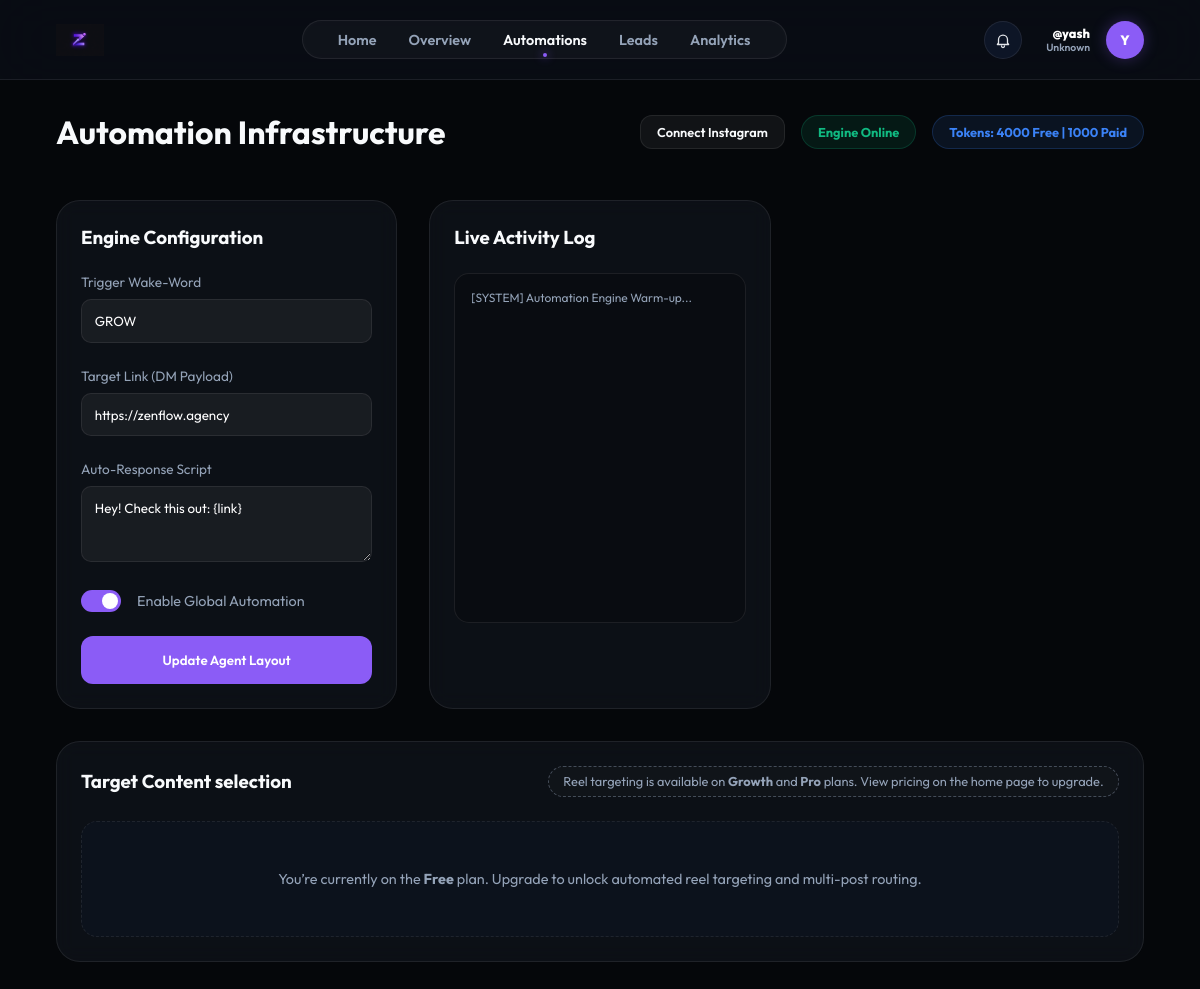
The page /automations (signed in) on the database its author committed.
### models.py (models this page shows)
class User(db.Model):
    id = db.Column(db.Integer, primary_key=True)
    username = db.Column(db.String(80), unique=True, nullable=False)
    email = db.Column(db.String(120), unique=True)
    password_hash = db.Column(db.String(256))
    full_name = db.Column(db.String(100))
    fb_user_id = db.Column(db.String(120), unique=True)
    ig_user_id = db.Column(db.String(120), unique=True)
    fb_access_token = db.Column(db.Text)
    ig_access_token = db.Column(db.Text)
    token_expires_at = db.Column(db.DateTime)
    ig_username = db.Column(db.String(100))  # Store Instagram username separately
    ig_password_encrypted = db.Column(db.Text)  # Encrypted password
    ig_session_data = db.Column(db.Text)  # Store session data for direct API
    plan = db.Column(db.String(50), default="Free")
    used_founding_coupon = db.Column(db.Boolean, default=False)
    niche = db.Column(db.String(50))
    bio = db.Column(db.Text)
    avatar = db.Column(db.String(10))
    followers = db.Column(db.Integer, default=0)
    following = db.Column(db.Integer, default=0)
    free_tokens = db.Column(db.Integer, default=4000)
    paid_tokens = db.Column(db.Integer, default=0)
    tokens_reset_at = db.Column(db.DateTime, default=datetime.utcnow)
    is_admin = db.Column(db.Boolean, default=False)
    funnels = db.relationship('Funnel', backref='owner', lazy=True)
    leads = db.relationship('Lead', backref='owner', lazy=True)

class Funnel(db.Model):
    id = db.Column(db.Integer, primary_key=True)
    user_id = db.Column(db.Integer, db.ForeignKey('user.id'), nullable=False)
    wakeword = db.Column(db.String(50), default="GROW")
    script = db.Column(db.Text)
    link = db.Column(db.String(200))
    active = db.Column(db.Boolean, default=True)

### app.py (the view)
@app.route('/automations')
def automations():
    ctx = get_dashboard_context()
    if not ctx: return redirect(url_for('login_ui'))
    return render_template('automations.html', **ctx)

### templates/automations.html (shortened to what this page needs)
{% extends "base.html" %}
{% block content %}
<header class="top-bar">
    <h1>Automation Infrastructure</h1>
    <div style="display: flex; gap: 1rem; align-items: center;">
        {% if user.instagram_connected %}
        <div class="status-pill active"
            style="background: rgba(16, 185, 129, 0.1); color: #10b981; border: 1px solid rgba(16, 185, 129, 0.2); padding: 0.5rem 1rem; border-radius: 20px; font-size: 0.8rem; font-weight: 700;">
            Instagram Connected
        </div>
        {% else %}
        <a href="/dashboard/connect-instagram" class="btn btn-secondary"
            style="text-decoration: none; padding: 0.5rem 1rem; font-size: 0.8rem;">
            Connect Instagram
        </a>
        {% endif %}
        <div class="status-pill {{ 'active' if funnel.active else 'inactive' }}"
            style="background: rgba(16, 185, 129, 0.1); color: #10b981; border: 1px solid rgba(16, 185, 129, 0.2); padding: 0.5rem 1rem; border-radius: 20px; font-size: 0.8rem; font-weight: 700;">
            {{ 'Engine Online' if funnel.active else 'Engine Paused' }}
        </div>
        <div class="status-pill"
            style="background: rgba(59, 130, 246, 0.1); color: #3b82f6; border: 1px solid rgba(59, 130, 246, 0.2); padding: 0.5rem 1rem; border-radius: 20px; font-size: 0.8rem; font-weight: 700;">
            Tokens: {{ user.free_tokens }} Free | {{ user.paid_tokens }} Paid
        </div>
    </div>
</header>
<div class="dashboard-grid">
    <div class="card funnel-card">
        <div class="card-header">
            <h3>Engine Configuration</h3>
        </div>
        <form action="/dashboard/update" method="POST" class="settings-form"
            style="display: flex; flex-direction: column; gap: 1.5rem;">
            <div class="input-group">
                <label
                    style="display: block; margin-bottom: 0.5rem; color: var(--text-secondary); font-size: 0.85rem;">Trigger
                    Wake-Word</label>
                <input type="text" name="wakeword" value="{{ funnel.wakeword }}"
                    style="width: 100%; padding: 0.8rem; background: rgba(255,255,255,0.05); border: 1px solid var(--glass-border); border-radius: 10px; color: white;">
            </div>
            <div class="input-group">
                <label
                    style="display: block; margin-bottom: 0.5rem; color: var(--text-secondary); font-size: 0.85rem;">Target
                    Link (DM Payload)</label>
                <input type="text" name="link" value="{{ funnel.link }}"
                    style="width: 100%; padding: 0.8rem; background: rgba(255,255,255,0.05); border: 1px solid var(--glass-border); border-radius: 10px; color: white;">
            </div>
            <div class="input-group">
                <label
                    style="display: block; margin-bottom: 0.5rem; color: var(--text-secondary); font-size: 0.85rem;">Auto-Response
                    Script</label>
                <textarea name="script" rows="3"
                    style="width: 100%; padding: 0.8rem; background: rgba(255,255,255,0.05); border: 1px solid var(--glass-border); border-radius: 10px; color: white;">{{ funnel.script }}</textarea>
            </div>
            <div style="display: flex; align-items: center; gap: 1rem;">
                <label class="switch">
                    <span class="slider round"></span>
                </label>
                <span style="font-size: 0.9rem; color: var(--text-secondary);">Enable Global Automation</span>
            </div>
            <button type="submit" class="btn btn-primary" style="width: 100%; padding: 1rem;">Update Agent
                Layout</button>
        </form>
    </div>
    <div class="card activity-card">
        <div class="card-header">
            <h3>Live Activity Log</h3>
        </div>
        <div id="activity-log"
            style="font-family: 'Fira Code', monospace; font-size: 0.75rem; height: 350px; overflow-y: auto; padding: 1rem; background: rgba(0,0,0,0.2); border-radius: 15px; border: 1px solid var(--glass-border); display: flex; flex-direction: column; gap: 0.5rem;">
            <span style="color: var(--text-secondary);">[SYSTEM] Automation Engine Warm-up...</span>
        </div>
    </div>
    <div class="card full-width">
        <div class="card-header">
            <h3>Target Content selection</h3>
            {% if user.plan in ['Growth', 'Pro'] %}
            <form action="/dashboard/fetch-media" method="POST">
                <button type="submit" class="btn btn-secondary" style="font-size: 0.8rem;">Refresh Media ↓</button>
            </form>
            {% else %}
            <div
                style="font-size: 0.8rem; color: var(--text-secondary); background: rgba(248, 250, 252, 0.02); border-radius: 999px; padding: 0.4rem 0.9rem; border: 1px dashed rgba(148, 163, 184, 0.4);">
                Reel targeting is available on <strong>Growth</strong> and <strong>Pro</strong> plans.
                View pricing on the home page to upgrade.
            </div>
            {% endif %}
        </div>
        {% if user.plan in ['Growth', 'Pro'] %}
        <div class="media-grid"
            style="display: grid; grid-template-columns: repeat(4, 1fr); gap: 1.5rem; margin-top: 1rem;">
            {% for media in active_media %}
            <div class="media-item"
                style="position: relative; border-radius: 16px; overflow: hidden; border: 3px solid {% if media.is_active %}var(--accent-purple){% else %}transparent{% endif %}; transition: all 0.3s; background: #000;">
                <img src="{{ media.thumbnail_url }}" alt="Media"
                    style="width: 100%; height: 200px; object-fit: cover; opacity: {% if media.is_active %}1{% else %}0.5{% endif %};">
                <div
                    style="position: absolute; bottom: 0; left: 0; right: 0; background: linear-gradient(transparent, rgba(0,0,0,0.9)); padding: 0.75rem; display: flex; justify-content: space-between; align-items: center;">
                    <span style="font-size: 0.7rem; color: rgba(255,255,255,0.7);">#{{ loop.index }}</span>
                    <button onclick="toggleMedia({{ media.id }}, this)"
                        style="background: {% if media.is_active %}#10b981{% else %}rgba(255,255,255,0.15){% endif %}; border: none; border-radius: 6px; color: white; padding: 4px 10px; font-size: 0.7rem; font-weight: 700; cursor: pointer;">
                        {% if media.is_active %}Active{% else %}Activate{% endif %}
                    </button>
                </div>
            </div>
            {% endfor %}
            {% if not active_media %}
            <div style="grid-column: span 4; text-align: center; padding: 4rem; opacity: 0.4;">
                <p>No media layout fetched. Click "Refresh Media" to target content.</p>
            </div>
            {% endif %}
        </div>
        {% else %}
        <div
            style="margin-top: 1.5rem; padding: 3rem; text-align: center; border-radius: 16px; border: 1px dashed var(--glass-border); background: rgba(15, 23, 42, 0.4); color: var(--text-secondary); font-size: 0.9rem;">
            You’re currently on the <strong>{{ user.plan or 'Free' }}</strong> plan. Upgrade to unlock automated reel
            targeting and multi-post routing.
        </div>
        {% endif %}
    </div>
</div>
{% endblock %}

### templates/base.html (shortened to what this page needs)
<!DOCTYPE html>
<html lang="en">
<head>
    <link rel="stylesheet" href="{{ url_for('static', filename='css/style.css') }}">
</head>
<body>
    <nav class="top-nav">
        <a href="/dashboard" class="nav-brand">
            <img src="{{ url_for('static', filename='img/logo.png') }}" alt="ZenFlow"
                style="height: 32px; width: auto;">
        </a>
        <div class="nav-links">
            <a href="/" class="nav-link {% if request.path == '/' %}active{% endif %}">Home</a>
            <a href="/dashboard" class="nav-link {% if request.path == '/dashboard' %}active{% endif %}">Overview</a>
            <a href="/automations"
                class="nav-link {% if request.path == '/automations' %}active{% endif %}">Automations</a>
            <a href="/leads" class="nav-link {% if request.path == '/leads' %}active{% endif %}">Leads</a>
            <a href="/analytics" class="nav-link {% if request.path == '/analytics' %}active{% endif %}">Analytics</a>
        </div>
        <div class="nav-user" style="position: relative;">
            <button id="notif-bell" aria-label="Notifications"
                style="width:38px; height:38px; border-radius:999px; border:1px solid var(--glass-border); background:rgba(15,23,42,0.9); display:flex; align-items:center; justify-content:center; cursor:pointer; padding:0; margin-right: 0.5rem;">
            </button>
            <div class="nav-user" style="position: relative; cursor: pointer;" onclick="toggleProfileDropdown(event)">
                <div style="text-align: right;">
                    <p style="font-size: 0.8rem; font-weight: 800; margin: 0; color: white;">@{{ user.username }}</p>
                    <p style="font-size: 0.65rem; color: {{ user.niche_color }}; margin: 0; font-weight: 600;">{{
                        user.niche
                        }}</p>
                </div>
                <div class="nav-avatar">{{ user.avatar or user.username[0]|upper }}</div>
            </div>
    </nav>
    <div class="app-container">
        <main class="main-content">
            {% block content %}{% endblock %}
        </main>
    </div>
</body>
</html>

### static/css/style.css (style rules this page uses)
:root { --bg-dark: #05070a; --card-bg: rgba(16, 20, 28, 0.7); --accent-purple: #8b5cf6; --accent-cyan: #06b6d4; --accent-gold: #fbbf24; --text-primary: #f8fafc; --text-secondary: #94a3b8; --sidebar-width: 260px; --glass-border: rgba(255, 255, 255, 0.08); }
* { margin: 0; padding: 0; box-sizing: border-box; font-family: 'Outfit', sans-serif; }
body { background-color: var(--bg-dark); color: var(--text-primary); overflow-x: hidden; }
.app-container { display: flex; min-height: 100vh; }
.main-content { flex-grow: 1; margin-left: var(--sidebar-width); padding: 2.5rem 3.5rem; }
.top-bar { display: flex; justify-content: space-between; align-items: center; margin-bottom: 3rem; }
.top-bar h1 { font-size: 2rem; font-weight: 700; }
.btn { padding: 0.75rem 1.5rem; border-radius: 12px; border: none; font-weight: 600; cursor: pointer; transition: all 0.3s ease; }
.btn-primary { background: linear-gradient(135deg, var(--accent-purple), var(--accent-purple-dark)); background-color: var(--accent-purple); color: white; }
.btn-secondary { background: rgba(255, 255, 255, 0.05); color: var(--text-primary); border: 1px solid var(--glass-border); }
.dashboard-grid { display: grid; grid-template-columns: repeat(3, 1fr); gap: 2rem; }
.card { background: var(--card-bg); border: 1px solid var(--glass-border); border-radius: 24px; padding: 1.5rem; backdrop-filter: blur(10px); transition: transform 0.3s ease, border-color 0.3s ease; }
.full-width { grid-column: span 3; }
.card-header { display: flex; justify-content: space-between; align-items: center; margin-bottom: 1.5rem; }
.switch { position: relative; display: inline-block; width: 40px; height: 22px; }
.slider { position: absolute; cursor: pointer; top: 0; left: 0; right: 0; bottom: 0; background-color: rgba(255, 255, 255, 0.1); transition: .4s; }
.slider:before { position: absolute; content: ""; height: 16px; width: 16px; left: 3px; bottom: 3px; background-color: white; transition: .4s; }
input:checked + .slider { background-color: var(--accent-purple); }
input:checked + .slider:before { transform: translateX(18px); }
.slider.round { border-radius: 34px; }
.slider.round:before { border-radius: 50%; }

### templates/base.html (style rules this page uses)
.app-container { flex-direction: column; }
.main-content { margin-left: 0; padding: 2rem 3.5rem; width: 100%; max-width: 1400px; margin: 0 auto; }
.top-nav { display: flex; justify-content: space-between; align-items: center; padding: 1.25rem 3.5rem; background: rgba(10, 14, 22, 0.85); backdrop-filter: blur(30px); border-bottom: 1px solid var(--glass-border); position: sticky; top: 0; z-index: 1000; }
.nav-brand { display: flex; align-items: center; gap: 1rem; text-decoration: none; color: white; font-weight: 800; font-size: 1.4rem; }
.nav-links { display: flex; gap: 2rem; background: rgba(255, 255, 255, 0.03); padding: 0.6rem 2.2rem; border-radius: 40px; border: 1px solid var(--glass-border); box-shadow: inset 0 0 10px rgba(255, 255, 255, 0.02); }
.nav-link { text-decoration: none; color: var(--text-secondary); font-weight: 600; font-size: 0.9rem; transition: all 0.3s cubic-bezier(0.4, 0, 0.2, 1); position: relative; }
.nav-link.active { color: var(--text-primary); }
.nav-link.active::after { content: ''; position: absolute; bottom: -8px; left: 50%; transform: translateX(-50%); width: 4px; height: 4px; background: var(--accent-purple); border-radius: 50%; box-shadow: 0 0 10px var(--accent-purple); }
.nav-user { display: flex; align-items: center; gap: 1rem; }
.nav-avatar { width: 38px; height: 38px; background: var(--accent-purple); border-radius: 50%; display: flex; align-items: center; justify-content: center; font-weight: 800; font-size: 0.85rem; color: white; box-shadow: 0 0 15px rgba(139, 92, 246, 0.3); }

### rows shown on the page
User: username "yash", niche "Unknown", free_tokens "4000", paid_tokens "1000", plan "Free"
Funnel: active "Engine Online", wakeword "GROW", link "https://zenflow.agency", script "Hey! Check this out: {link}"

### other values the page prints
{{ user.avatar or user.username[0]|upper }} "Y"
